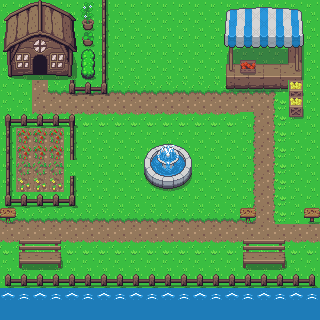

Tiled map render using the project's own tile images. Description and the map definition, with tile-layer contents summarised, below:
An orthogonal 20x20 tile map with 16x16 px tiles, 4 tile layers (ground, path, collisionTier1, foreground) and 28 objects (18x interactible, 6x noninteractiblecollision, 2x playerspawnpoint, 2x spawnpoint).

<map version="1.8" tiledversion="1.8.2" orientation="orthogonal" renderorder="right-down" width="20" height="20" tilewidth="16" tileheight="16" infinite="0" nextlayerid="11" nextobjectid="47">
 <tileset firstgid="1" source="test.tsx" />
 <layer id="1" name="ground" width="20" height="20">
  <data>[400 cells, 400 non-empty, 6 distinct tile ids]</data>
 </layer>
 <layer id="2" name="path" width="20" height="20">
  <data>[400 cells, 43 non-empty, 1 distinct tile ids]</data>
 </layer>
 <layer id="3" name="collisionTier1" width="20" height="20">
  <properties>
   <property name="ptpBodyType" value="StaticBody" />
   <property name="ptpIgnore" type="bool" value="false" />
  </properties>
  <data>[400 cells, 168 non-empty, 77 distinct tile ids]</data>
 </layer>
 <objectgroup id="6" name="playerspawnpoint">
  <object id="24" name="playerspawnpoint" type="playerspawnpoint" x="166.917" y="102.417">
   <point />
  </object>
  <object id="46" name="playerspawnpoint-2" type="playerspawnpoint" x="112" y="96">
   <polyline points="0,0 16,0 16,16 0,16 0,0" />
  </object>
 </objectgroup>
 <objectgroup id="7" name="npcspawnpoints">
  <object id="21" name="npcspawnpoint2" type="spawnpoint" x="304" y="224">
   <polygon points="0,0 16,0 16,16 0,16" />
  </object>
  <object id="22" name="npcspawnpoint1" type="spawnpoint" x="0" y="224">
   <polyline points="0,0 16,0 16,16 0,16 0,0" />
  </object>
 </objectgroup>
 <objectgroup id="4" name="noninteractiblecollision">
  <object id="4" name="outerborder" type="noninteractiblecollision" x="0" y="0">
   <polyline points="0,0 0,272 320,272 320,0 0,0" />
  </object>
  <object id="6" name="homesidegarden" type="noninteractiblecollision" x="104.667" y="18.675">
   <polyline points="0,0 0,74.7 -31.6667,74.7 -31.6667,0 0,0 0,-18.675 -31.6667,-18.675 -31.6667,0" />
  </object>
  <object id="13" name="bench1" type="noninteractiblecollision" x="16" y="240">
   <polyline points="0,0 48,0 48,32 0,32 0,0" />
  </object>
  <object id="14" name="bench2" type="noninteractiblecollision" x="240" y="240">
   <polyline points="0,0 48,0 48,32 0,32 0,0" />
  </object>
  <object id="27" name="fountain" type="noninteractiblecollision" x="144" y="144">
   <polyline points="0,0 48,0 48,48 0,48 0,0" />
  </object>
  <object id="28" name="home" type="noninteractiblecollision" x="72.3333" y="0">
   <polygon points="0,0 0,80 -72.3333,80 -72.3333,0" />
  </object>
 </objectgroup>
 <objectgroup id="5" name="interactiblecollision">
  <object id="17" name="towninfo1" type="interactible" x="0" y="208">
   <polyline points="0,0 16,0 16,16 0,16 0,0" />
  </object>
  <object id="18" name="customerinfo" type="interactible" x="240" y="208">
   <polyline points="0,0 16,0 16,16 0,16 0,0" />
  </object>
  <object id="19" name="towninfo2" type="interactible" x="304" y="208">
   <polyline points="0,0 16,0 16,16 0,16 0,0" />
  </object>
  <object id="20" name="customerserve" type="interactible" x="257" y="48">
   <polygon points="0,0 16,0 16,16 0,16" />
  </object>
  <object id="29" name="customertarget" type="interactible" x="257" y="96">
   <polygon points="0,0 16,0 16,16 0,16" />
  </object>
  <object id="33" name="Farm" type="interactible" x="80" y="160">
   <polyline points="0,0 0,-48 -80,-48 -80,48 0,48 0,0" />
  </object>
  <object id="34" name="farmfield1" type="interactible" x="16" y="128">
   <polygon points="0,0 16,0 16,16 0,16" />
  </object>
  <object id="35" name="farmfield2" type="interactible" x="32" y="128">
   <polyline points="0,0 16,0 16,16 0,16 0,0" />
  </object>
  <object id="36" name="farmfield3" type="interactible" x="48" y="128">
   <polygon points="0,0 16,0 16,16 0,16" />
  </object>
  <object id="37" name="farmfield4" type="interactible" x="16" y="144">
   <polyline points="0,0 16,0 16,16 0,16 0,0" />
  </object>
  <object id="38" name="farmfield5" type="interactible" x="32" y="144">
   <polyline points="0,0 16,0 16,16 0,16 0,0" />
  </object>
  <object id="39" name="farmfield6" type="interactible" x="48" y="144">
   <polyline points="0,0 16,0 16,16 0,16 0,0" />
  </object>
  <object id="40" name="farmfield7" type="interactible" x="16" y="160">
   <polyline points="0,0 16,0 16,16 0,16 0,0" />
  </object>
  <object id="41" name="farmfield8" type="interactible" x="32" y="160">
   <polyline points="0,0 16,0 16,16 0,16 0,0" />
  </object>
  <object id="42" name="farmfield9" type="interactible" x="48" y="160">
   <polyline points="0,0 16,0 16,16 0,16 0,0" />
  </object>
  <object id="43" name="farmfield10" type="interactible" x="16" y="176">
   <polyline points="0,0 16,0 16,16 0,16 0,0" />
  </object>
  <object id="44" name="farmfield12" type="interactible" x="32" y="176">
   <polyline points="0,0 16,0 16,16 0,16 0,0" />
  </object>
  <object id="45" name="farmfield12" type="interactible" x="48" y="176">
   <polyline points="0,0 16,0 16,16 0,16 0,0" />
  </object>
 </objectgroup>
 <layer id="10" name="foreground" width="20" height="20">
  <data>[400 cells, 15 non-empty, 15 distinct tile ids]</data>
 </layer>
</map>
